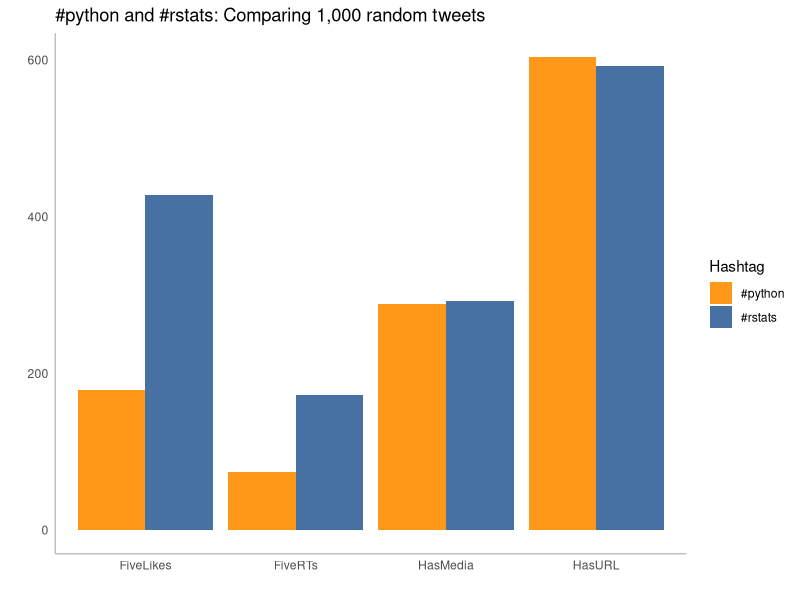
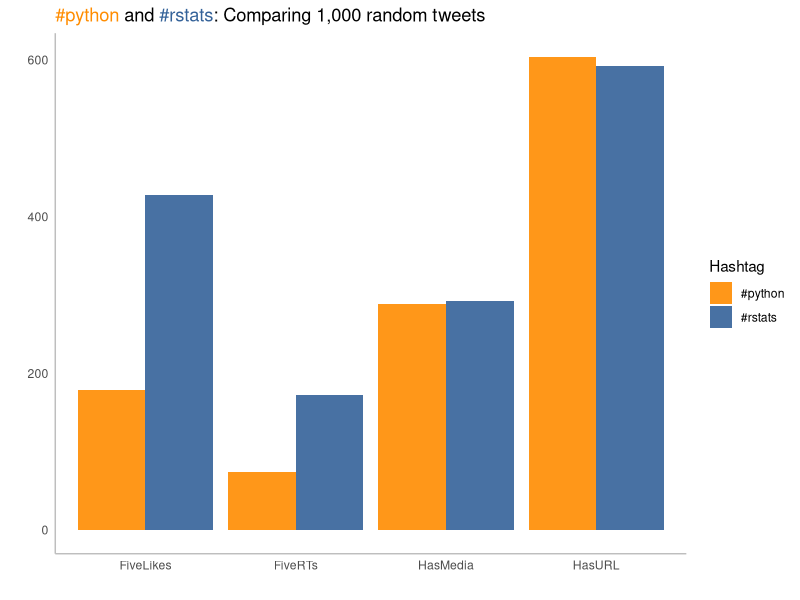
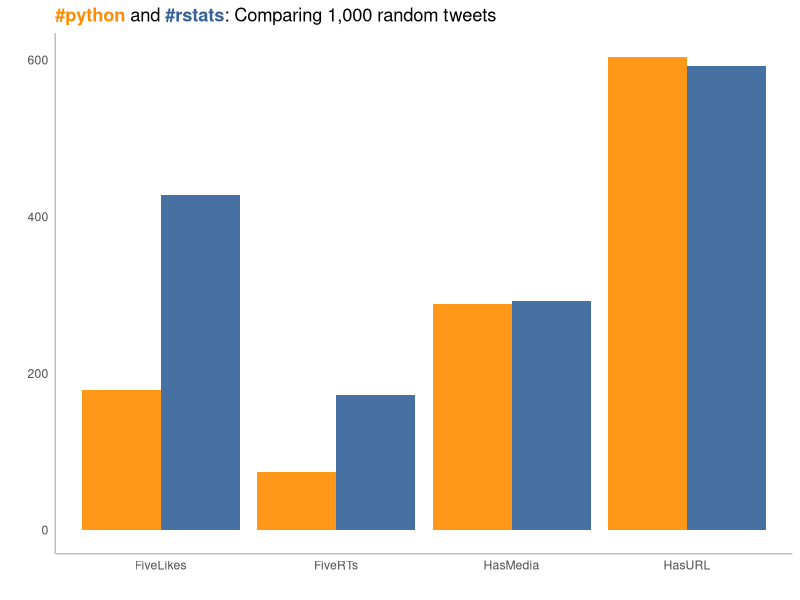
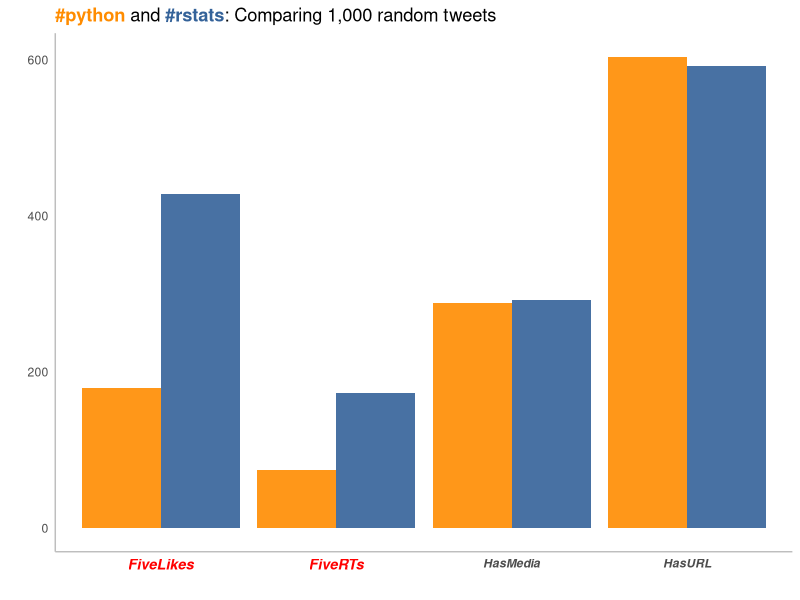

Here is the R script that generated these plots, in order:
# Demo 2 — progressive rich-text styling in ggplot2

library(ggplot2)
library(ggtext)
library(dplyr)
library(glue)

graph_data <- data.frame(
  Hashtag = rep(c("#python", "#rstats"), each = 4),
  Category = rep(c("FiveLikes", "FiveRTs", "HasURL", "HasMedia"), 2),
  NumTweets = c(179, 74, 604, 288, 428, 173, 592, 293),
  stringsAsFactors = FALSE
)

base_chart <- ggplot(graph_data, aes(x = Category, y = NumTweets, fill = Hashtag)) +
  geom_col(position = "dodge", alpha = 0.9) +
  theme_minimal() +
  xlab("") +
  ylab("") +
  scale_fill_manual(values = c("#ff8c00", "#346299")) +
  theme(
    panel.grid.major = element_blank(),
    panel.grid.minor = element_blank(),
    panel.background = element_blank(),
    axis.line = element_line(colour = "grey")
  )

# 1) Plain title (default ggplot2)
base_chart +
  labs(title = "#python and #rstats: Comparing 1,000 random tweets")

# 2) Coloured title
base_chart +
  labs(title = paste0(
    "<span style='color:#ff8c00'>#python</span> and ",
    "<span style='color:#346299'>#rstats</span>: Comparing 1,000 random tweets"
  )) +
  theme(plot.title = element_markdown())

# 3) Bold + coloured title
base_chart +
  labs(title = paste0(
    "<strong><span style='color:#ff8c00'>#python</span></strong> and ",
    "<strong><span style='color:#346299'>#rstats</span></strong>: Comparing 1,000 random tweets"
  )) +
  theme(plot.title = element_markdown(), legend.position = "none")

# 4) Styled axis labels (conditional markdown)
graph_data <- graph_data %>%
  mutate(
    category_with_color = ifelse(
      Category %in% c("FiveLikes", "FiveRTs"),
      glue("<strong><i style='color:red;font-size:14px'>{Category}</i></strong>"),
      glue("<strong><i>{Category}</i></strong>")
    )
  )

ggplot(graph_data, aes(x = category_with_color, y = NumTweets, fill = Hashtag)) +
  geom_col(position = "dodge", alpha = 0.9) +
  theme_minimal() +
  xlab("") +
  ylab("") +
  scale_fill_manual(values = c("#ff8c00", "#346299")) +
  labs(title = paste0(
    "<strong><span style='color:#ff8c00'>#python</span></strong> and ",
    "<strong><span style='color:#346299'>#rstats</span></strong>: Comparing 1,000 random tweets"
  )) +
  theme(
    plot.title = element_markdown(),
    legend.position = "none",
    axis.text.x = element_markdown(),
    panel.grid.major = element_blank(),
    panel.grid.minor = element_blank(),
    panel.background = element_blank(),
    axis.line = element_line(colour = "grey")
  )
